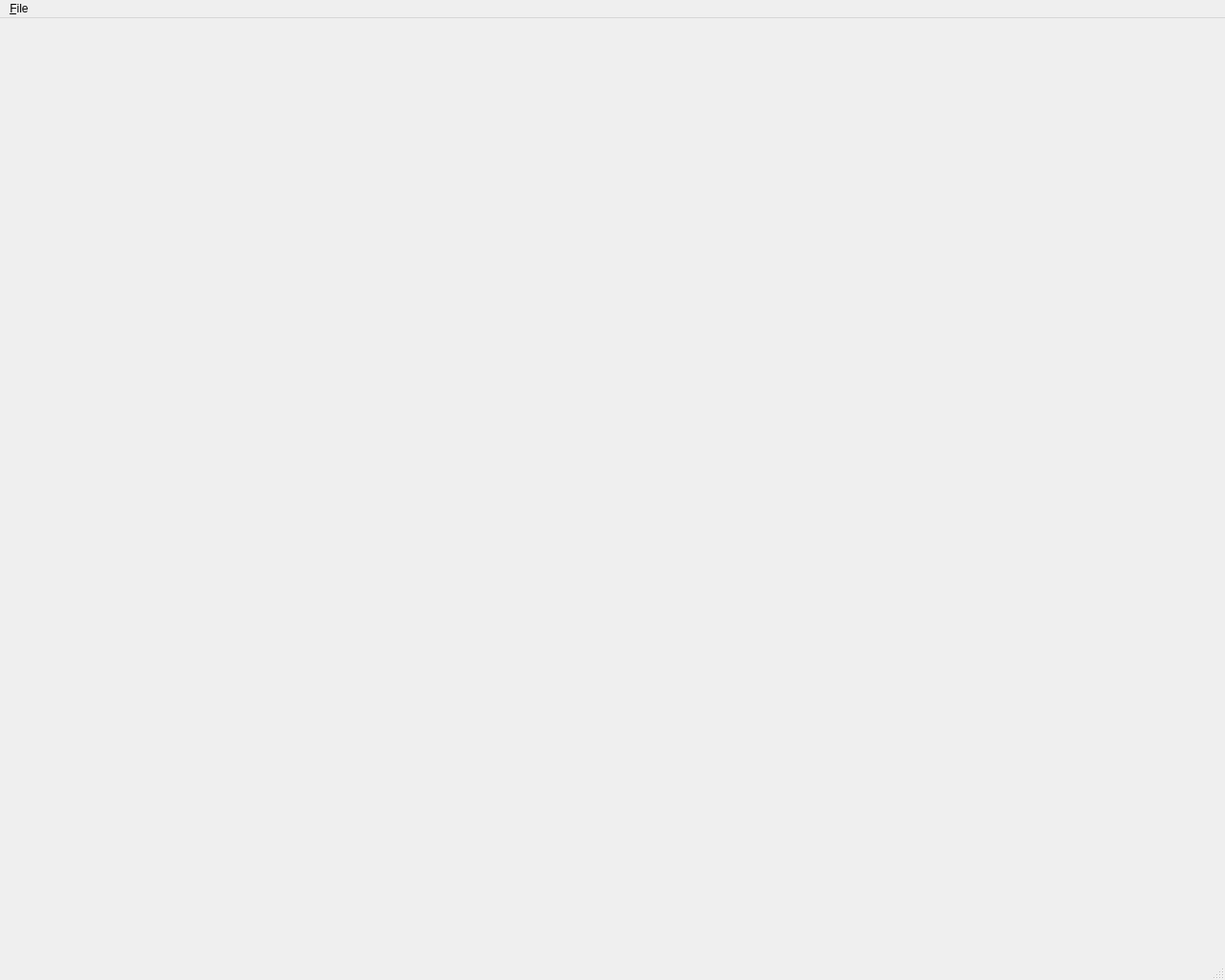
<?xml version="1.0" encoding="UTF-8"?>
<ui version="4.0">
 <class>MyWindow</class>
 <widget class="QMainWindow" name="MyWindow">
  <property name="geometry">
   <rect>
    <x>0</x>
    <y>0</y>
    <width>1280</width>
    <height>1024</height>
   </rect>
  </property>
  <property name="windowTitle">
   <string>Hello, World!</string>
  </property>

     <widget class="pqTabbedMultiViewWidget" name="tabbedMultiViewWidget" native="true">
      <property name="sizePolicy">
       <sizepolicy hsizetype="Preferred" vsizetype="Expanding">
        <horstretch>0</horstretch>
        <verstretch>3</verstretch>
       </sizepolicy>
      </property>
      <property name="minimumSize">
       <size>
        <width>200</width>
        <height>200</height>
       </size>
      </property>
     </widget>

  <widget class="QMenuBar" name="menuBar">
   <property name="geometry">
    <rect>
     <x>0</x>
     <y>0</y>
     <width>243</width>
     <height>21</height>
    </rect>
   </property>
   <widget class="QMenu" name="menuFile">
    <property name="title">
     <string>&amp;File</string>
    </property>
    <addaction name="actionExit"/>
   </widget>
   <addaction name="menuFile"/>
  </widget>
  <widget class="QStatusBar" name="statusBar"/>
  <action name="actionExit">
   <property name="text">
    <string>E&amp;xit</string>
   </property>
  </action>
 </widget>
 <layoutdefault spacing="6" margin="11"/>

 <customwidgets>
  <customwidget>
   <class>pqTabbedMultiViewWidget</class>
   <extends>QWidget</extends>
   <header>pqTabbedMultiViewWidget.h</header>
   <container>1</container>
  </customwidget>
 </customwidgets>

 <resources>
  <include location="resources.qrc"/>
  <include location="../ParaView3/ParaView/Qt/Components/Resources/pqComponents.qrc"/>
  <include location="../ParaView3/ParaView/Qt/Core/Resources/pqCore.qrc"/>
  <include location="../ParaView3/ParaView/Qt/Widgets/Resources/QtWidgets.qrc"/>
 </resources>
 <connections/>
</ui>
